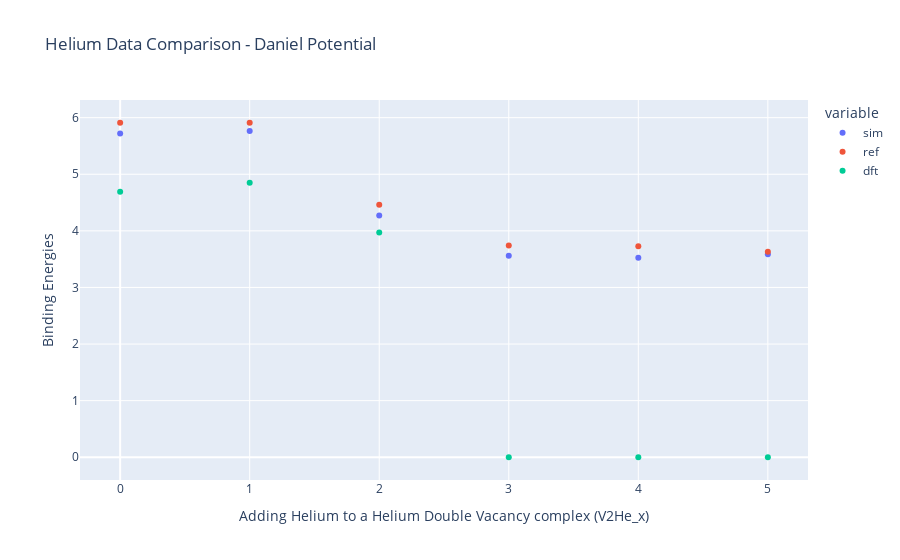

Notebook code cell kept with this figure:
### Code cell
energy = np.array(data['V_2H_0He_x add He']['energy_opt_lst'])

binding = {}

binding['sim'] = -np.diff(energy) - perfect + he_int

binding['x'] = np.arange(0, len(energy)-1)

binding['ref'] = np.array([5.91, 5.91, 4.46, 3.74, 3.73, 3.63])

binding['dft'] = np.array([4.69, 4.85, 3.97, 0 ,0 ,0])

binding_df = pd.DataFrame(binding)

# Create a line plot using Plotly Express
fig = px.scatter(binding_df, x='x', y=['sim', 'ref', 'dft'],
              labels={'x': 'Adding Helium to a Helium Double Vacancy complex (V2He_x)', 'value': 'Binding Energies'},
              title='Helium Data Comparison - Daniel Potential')

# Show the plot
fig.show()

### Figure 1 — Plotly figure (JSON) as saved in the notebook; plotly's stock layout.template omitted (floating-point values rounded to 4 significant figures)
{"data": [{"hovertemplate": "variable=sim<br>Adding Helium to a Helium Double Vacancy complex (V2He_x)=%{x}<br>Binding Energies=%{y}<extra></extra>", "legendgroup": "sim", "marker": {"color": "#636efa", "symbol": "circle"}, "mode": "markers", "name": "sim", "orientation": "v", "showlegend": true, "type": "scatter", "x": [0, 1, 2, 3, 4, 5], "xaxis": "x", "y": [5.719, 5.765, 4.272, 3.561, 3.523, 3.587], "yaxis": "y"}, {"hovertemplate": "variable=ref<br>Adding Helium to a Helium Double Vacancy complex (V2He_x)=%{x}<br>Binding Energies=%{y}<extra></extra>", "legendgroup": "ref", "marker": {"color": "#EF553B", "symbol": "circle"}, "mode": "markers", "name": "ref", "orientation": "v", "showlegend": true, "type": "scatter", "x": [0, 1, 2, 3, 4, 5], "xaxis": "x", "y": [5.91, 5.91, 4.46, 3.74, 3.73, 3.63], "yaxis": "y"}, {"hovertemplate": "variable=dft<br>Adding Helium to a Helium Double Vacancy complex (V2He_x)=%{x}<br>Binding Energies=%{y}<extra></extra>", "legendgroup": "dft", "marker": {"color": "#00cc96", "symbol": "circle"}, "mode": "markers", "name": "dft", "orientation": "v", "showlegend": true, "type": "scatter", "x": [0, 1, 2, 3, 4, 5], "xaxis": "x", "y": [4.69, 4.85, 3.97, 0, 0, 0], "yaxis": "y"}], "layout": {"legend": {"title": {"text": "variable"}, "tracegroupgap": 0}, "title": {"text": "Helium Data Comparison - Daniel Potential"}, "xaxis": {"anchor": "y", "domain": [0, 1], "title": {"text": "Adding Helium to a Helium Double Vacancy complex (V2He_x)"}}, "yaxis": {"anchor": "x", "domain": [0, 1], "title": {"text": "Binding Energies"}}}}
